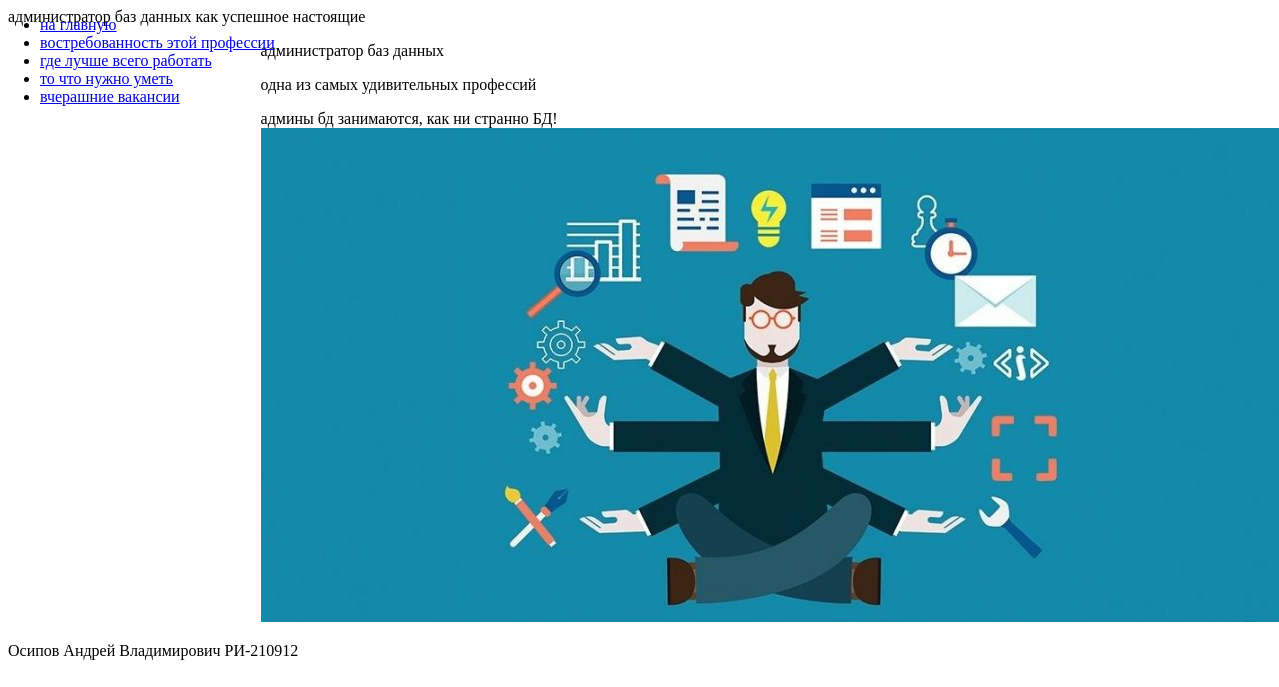
Page /profession on the earlier database version.
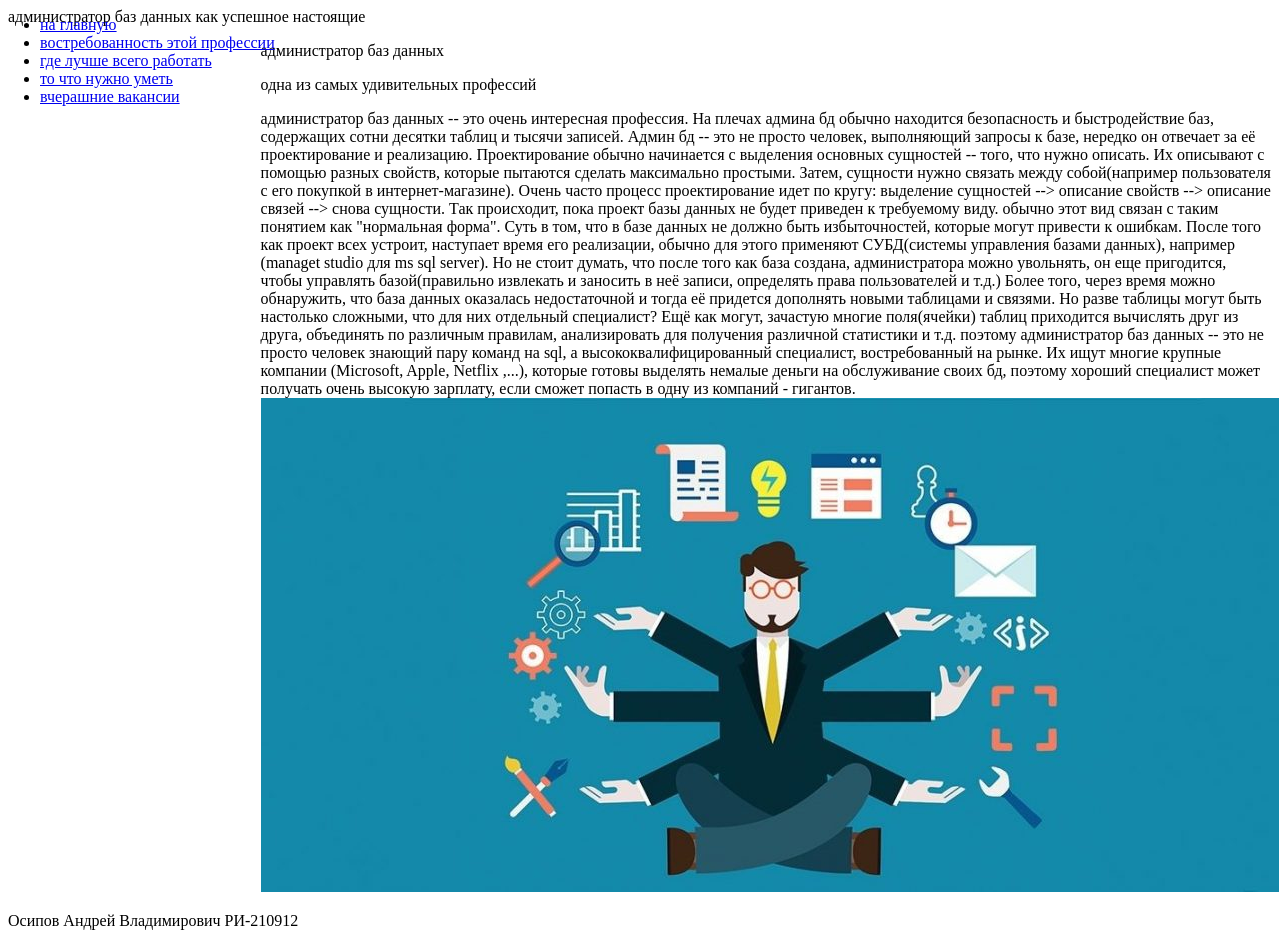
Same page on the later database version.
### stat_site/models.py (models this page shows)
class Professions(models.Model):
    profession_name = models.CharField(max_length=40)
    profession_id = models.CharField(max_length = 5, primary_key=True)
    title = models.CharField(max_length=40,verbose_name='название')
    desription = models.TextField(verbose_name='описание')
    class Meta:
        verbose_name = 'Профессия'
        verbose_name_plural = 'Профессии'
        constraints = [
            models.CheckConstraint(name='profession_id_check',check=models.Q(profession_id__length__gte=5))
        ]

class ProfessionImages(models.Model):
    profession_id = models.ForeignKey(Professions, db_column='profession_id',on_delete=models.CASCADE)
    image_name = models.CharField(max_length=40)
    image = models.ImageField()

### stat_site/views.py (the view)
# urls.py: path('profession', views.ret_main_page, name='profession'),
def ret_main_page(request):
    profession = Professions.objects.first()
    db_image  = ProfessionImages.objects.get(image_name='db_admin')
    context = {
        'profession': profession,
        'photo': db_image
    }
    return render(request, template_name='stat_site/prof_page.html', context=context)

### stat_site/templates/stat_site/prof_page.html (shortened to what this page needs)
{% extends "stat_site/base.html" %}
{% block main %}
<p>
   {{ profession.profession_name }}
</p>
<p>
    {{ profession.title }}
</p>
<p>
   {{ profession.desription }}
   <img src="{{photo.image.url}}" alt="">
</p>
{% endblock %}
{% block link_1%}<a href="{%url 'welcome' %}">на главную</a>{% endblock %}

### stat_site/templates/stat_site/base.html (shortened to what this page needs)
<!DOCTYPE html>
<html>
    <head>
        {% load static %}
        <link rel="stylesheet" href="{% static 'stat_site/base_static.css' %}" />
    </head>
    <body >
    <header>
            администратор баз данных как успешное настоящие
    </header>
    <main class="main-content">
                {% block main%}{% endblock %}
    </main>
    <ul class="left-menu">
                <li>{% block link_1 %}<a href="{% url 'profession' %}">о профессии</a>{% endblock %}</li>
                <li>{% block link_2 %}<a href="{% url 'demand'%}">востребованность этой профессии</a>{% endblock %}</li>
                <li>{% block link_3 %}<a href="{% url 'locations'%}">где лучше всего работать</a>{% endblock %}</li>
                <li>{% block link_4 %}<a href="{% url 'skills'%}">то что нужно уметь</a>{% endblock %}</li>
                <li>{% block link_5 %}<a href="{% url 'last_vacancies'%}">вчерашние вакансии</a>{% endblock %}</li>
    </ul>
    <footer>
            Осипов Андрей Владимирович РИ-210912
    </footer>
    </body>
</html>

### stat_site/static/stat_site/base_static.css (style rules this page uses)
.main-content { position: relative; left: 20%; width: 80%; }
.left-menu { position: fixed; top: 0%; left: 0; }

Differences in the rows shown:
changed Professions "администратор баз данных": desription "админы бд занимаются, как ни странно БД!" → "администратор баз данных -- это очень интересная профессия. На плечах админа бд обычно находится безопасность и быстродействие баз, содержащих сотни десятки таблиц и тысячи записей. Админ бд -- это не просто человек, выполняющий запросы к базе, нередко он отвечает за её проектирование и реализацию. Проектирование обычно начинается с выделения основных сущностей -- того, что нужно описать. Их описывают с помощью разных свойств, которые пытаются сделать максимально простыми. Затем, сущности нужно связать между собой(например пользователя с его покупкой в интернет-магазине). Очень часто процесс проектирование идет по кругу: выделение сущностей --> описание свойств --> описание связей --> снова…"
